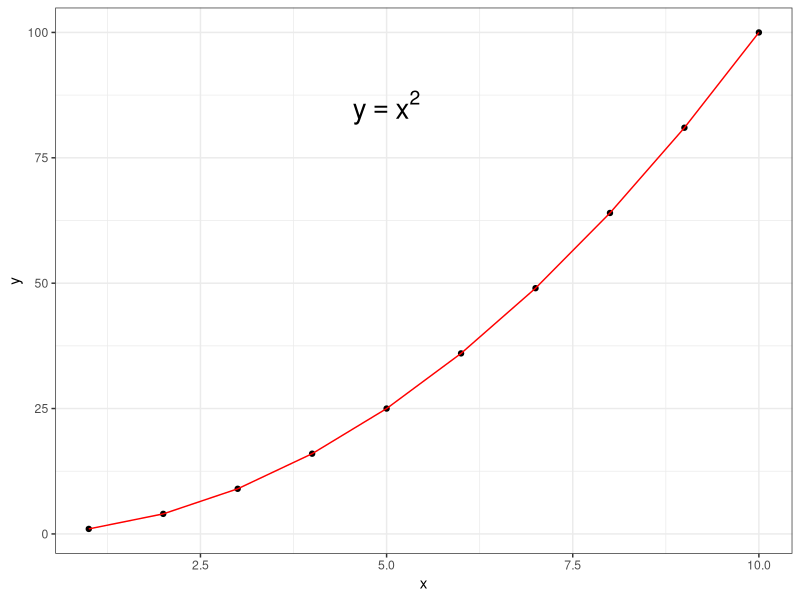
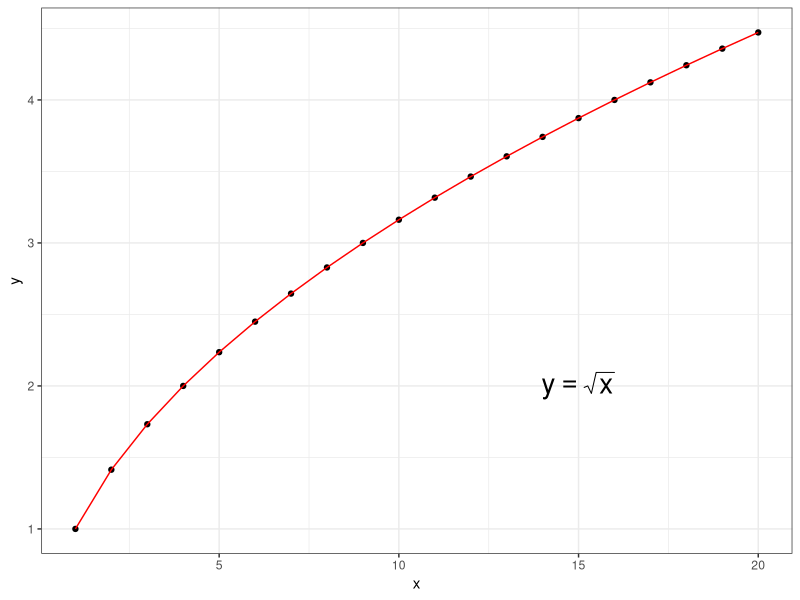

R code for these plots, in order:
## ---- chunk 1
#### Example One:

# Create dataframe:

df <- data.frame(x = 1:10)
## ---- chunk 2
# Function for x^2:

x_squared <- function(x){
  return(x^2)
}
## ---- chunk 3

# Change second column from xvalues to its squared values with sapply:

df$y <- sapply(df$x, x_squared)

# View dataframe:
df
## ---- chunk 4
# ggplot Plot:

library(ggplot2)

ggplot(data = df, aes(x = x, y = y)) +
  geom_point() +
  geom_line(col = "red") +
  annotate("text", x = 5, y = 85, parse = TRUE, size = 7, fontface ="bold",
           label= "y == x^2") +
  theme_bw()
## ---- chunk 5
#### Example Two (Anonymous Function):

df2 <- data.frame(x = 1:20)

# Change second column to its square root values with sapply and an anonymous function:

df2$y <- sapply(df2$x, function(x){sqrt(x)})

df2
## ---- chunk 6
# ggplot Plot:

ggplot(data = df2, aes(x = x, y = y)) +
  geom_point() +
  geom_line(col = "red") +
  annotate("text", x = 15, y = 2, parse = TRUE, size = 7, fontface ="bold",
           label= "y == sqrt(x)") +
  theme_bw()
## ---- chunk 7
#### Example Three:

grades <- c(62, 87, 39, 57, 80, 82, 77, 72, 70, 69, 64, 70, 59, 61)

grades_df <- data.frame(Grades = grades)

# Pass is 60 instead of regular 50.

passFail <- function(num_grade){
  if(num_grade < 60){
    return("Fail")
  } else{
    return("Pass")
  }
}

# Using sapply to determine letter grade from number grade

grades_df$status <- sapply(grades_df$Grades, passFail)

grades_df

## ---- chunk 8
#### Example Four (BMIs):
# Reference: https://www.nhlbi.nih.gov/health/educational/lose_wt/BMI/bmicalc.htm?source=quickfitnesssolutions

bmis <- c(17, 21.4, 18.2, 28.1, 30.6, 32.1, 22.3, 21, 23.2, 25.7, 31.7, 19.9, 26.2, 27.8)

bmis_df <- data.frame(Body_Mass_Index = bmis)
## ---- chunk 9
# Assign BMI number to status condition with a function

bmi_status <- function(bmi){
  if(bmi < 18.5){
    return("Underweight")
  } else if (bmi >= 18.5 & bmi <= 24.9){
    return("Normal Weight")
  } else if (bmi >= 18.5 & bmi <= 24.9){
    return("Normal Weight")
  } else if (bmi >= 25 & bmi <= 29.9){
    return("Overweight")
  } else {
    return("Obese")
  }
}

# Using sapply to determine weight status given a BMI score in bmi column.

bmis_df$Status <- sapply(bmis_df$Body_Mass_Index, bmi_status)

# View/Check
bmis_df

